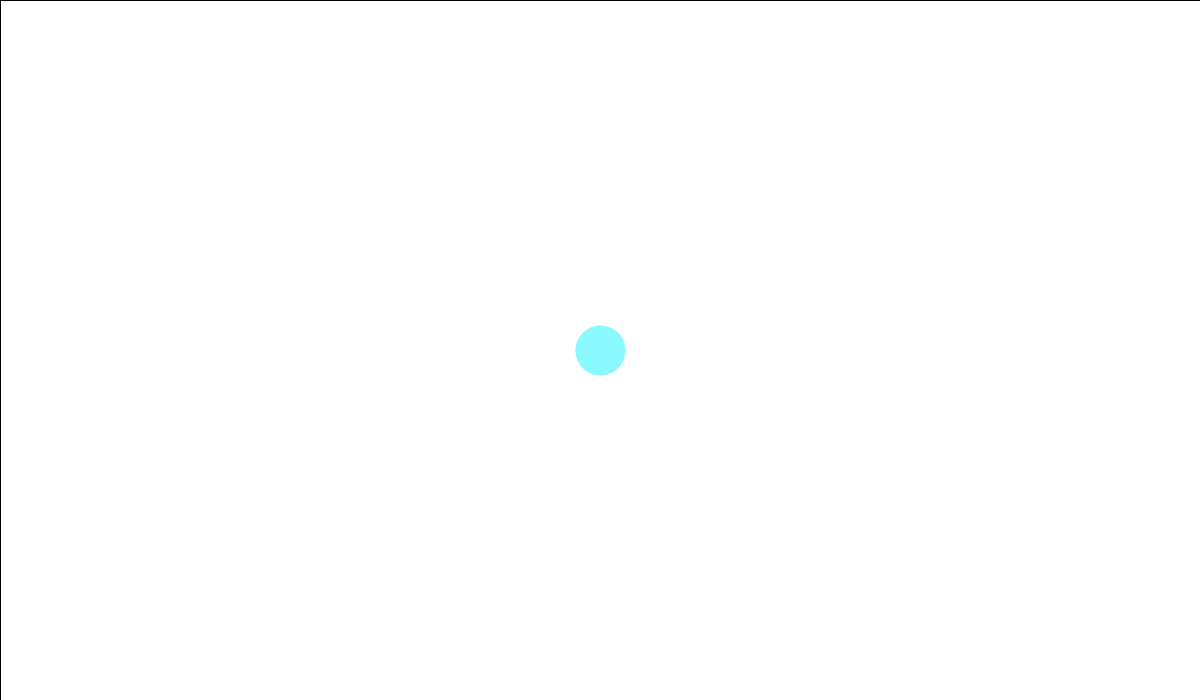
Frame 1 (no input)
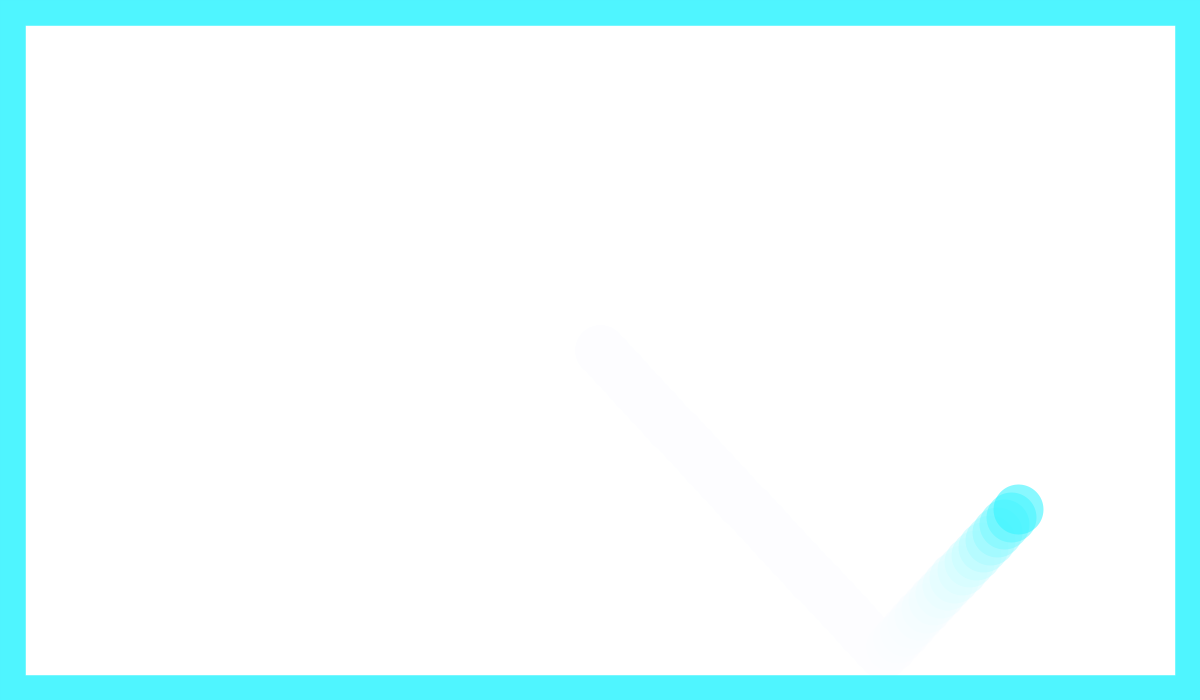
Frame 60 (the mouse pressed at the canvas centre just before this capture)
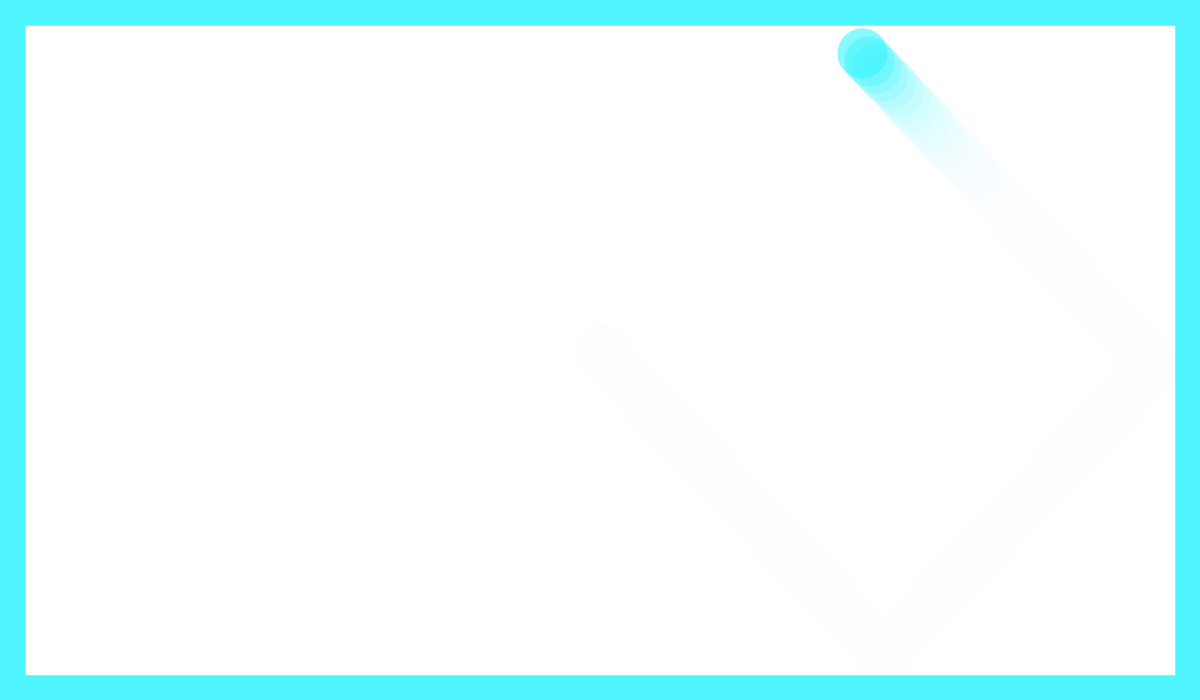
Frame 120 (the mouse held since frame 60 and released just before this capture)

The Processing sketch that drew these frames (run headless with seeded random() and noise(); from frame 60 on, the mouse is pressed at the canvas centre):

// Processing sketch: odbijaczXYpowidoki
// ── odbijaczXYpowidoki.pde
float pozycjaX;
float pozycjaY;
float predkoscX;
float predkoscY;

void setup() {
  size(1200, 700);
  colorMode(HSB);
  background(255);
  frameRate(60);
  pozycjaX = width/2;
  pozycjaY = height/2;
  predkoscX = 7.1;
  predkoscY = 7.6;
}

void draw() {
  fill(255, 50); 
  rect(0,0, width, height); //wymazuje ekran z powidokiem
  strokeWeight(5);
  stroke(0, 200, 255, 150);
  //line(width-50, 0, width-50, height);
  //line(50, 0, 50, height);
  //line(0, height-50,  width, height-50 );
  //line(0, 50, width, 50);
  //frameCount to licznik klatek, po każdej klatce animacj zwiększa sie o jeden
  strokeWeight(50);
  stroke(130, 200, 255, 150);
  point(pozycjaX, pozycjaY);
  
  pozycjaX = pozycjaX + predkoscX;
  pozycjaY = pozycjaY + predkoscY;
  
  if(pozycjaX > width-50 || pozycjaX < 50) predkoscX = -predkoscX; //odbicie w poziomie
  // || - to jest lub (alternatywa) jeżeli zaistenieje jeden z podanych warunków

  if(pozycjaY > height-50 || pozycjaY < 50) predkoscY = -predkoscY; 
} 
